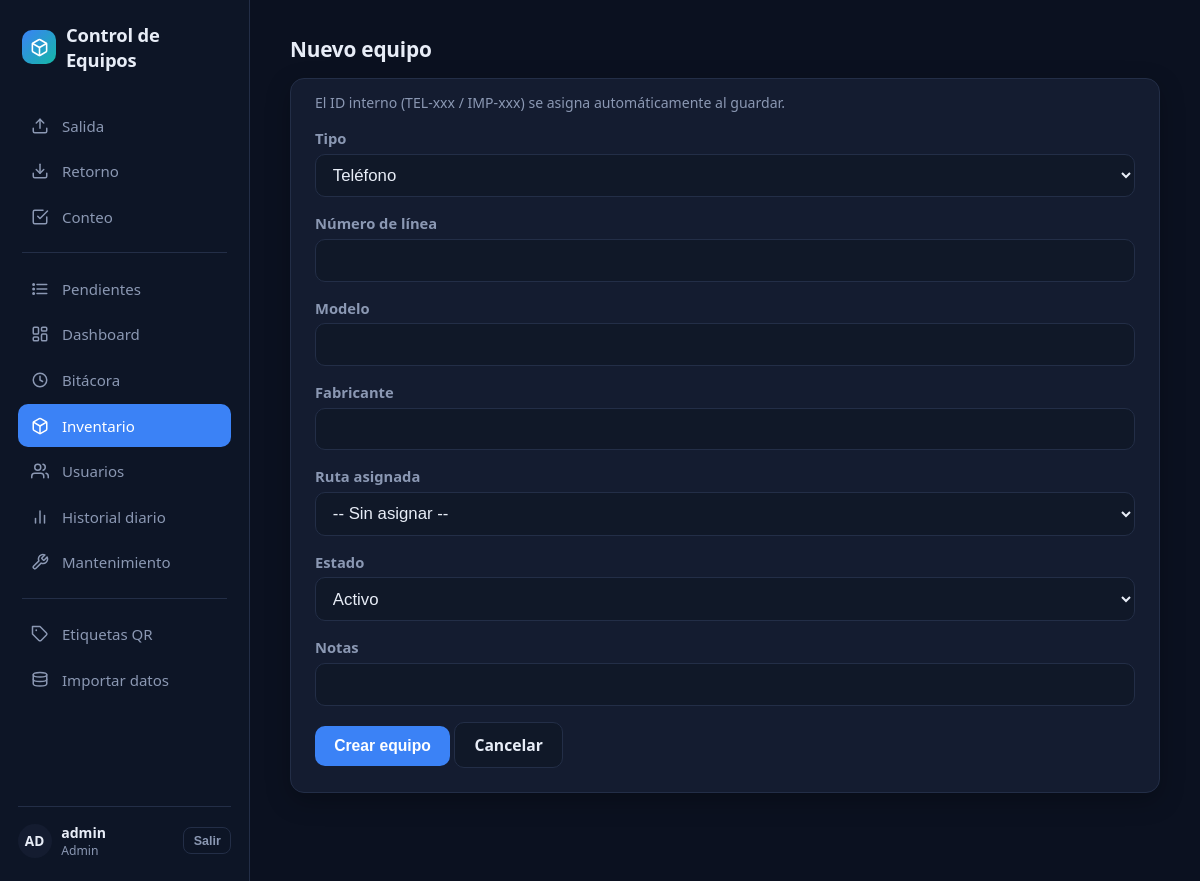
Screenshot of /inventario/nuevo (signed in) with the database file from the repository.
### tables this page shows
CREATE TABLE "usuarios" (
    id      INTEGER PRIMARY KEY AUTOINCREMENT,
    nombre  TEXT NOT NULL UNIQUE,
    activo  BOOLEAN NOT NULL DEFAULT 1
, password_hash TEXT NOT NULL DEFAULT '', rol TEXT NOT NULL DEFAULT 'operador' CHECK (rol IN ('admin','operador')));

### app/inventario.py (the view, shortened to what this page needs)
@bp.route("/nuevo", methods=["GET", "POST"])
@requiere_admin
def nuevo():
    db = get_db()
    rutas = db.execute("SELECT id, codigo FROM rutas WHERE activa = 1 ORDER BY codigo").fetchall()
    return render_template("inventario/nuevo.html", rutas=rutas)

### app/auth.py (called while the page is built)
def cargar_usuario(usuario_id: str):
    fila = get_db().execute(
        "SELECT id, nombre, rol FROM usuarios WHERE id = ? AND activo = 1", (usuario_id,)
    ).fetchone()
    return Usuario(fila["id"], fila["nombre"], fila["rol"]) if fila else None

def requiere_admin(vista):
    @wraps(vista)
    @login_required
    def envoltura(*args, **kwargs):
        if current_user.rol != "admin":
            abort(403)
        return vista(*args, **kwargs)
    return envoltura

### app/db.py (called while the page is built)
def get_db() -> sqlite3.Connection:
    if "db" not in g:
        g.db = sqlite3.connect(current_app.config["DATABASE"])
        g.db.row_factory = sqlite3.Row
        g.db.execute("PRAGMA foreign_keys = ON")
        g.db.execute("PRAGMA journal_mode = WAL")
        g.db.execute("PRAGMA busy_timeout = 5000")
    return g.db

### app/templates/inventario/nuevo.html (shortened to what this page needs)
{% extends "base.html" %}
{% block contenido %}
<h2>Nuevo equipo</h2>
<div class="tarjeta">
  <p class="ayuda">El ID interno (TEL-xxx / IMP-xxx) se asigna automáticamente al guardar.</p>
  <form method="post">
    <label for="tipo">Tipo</label>
    <select id="tipo" name="tipo" onchange="document.getElementById('campo-serial').hidden = this.value!=='impresora'; document.getElementById('campo-telefono').hidden = this.value!=='telefono';">
      <option value="telefono">Teléfono</option>
    </select>
    <div id="campo-telefono">
      <label for="numero_telefono">Número de línea</label>
      <input type="text" id="numero_telefono" name="numero_telefono">
    </div>
    <label for="modelo">Modelo</label>
    <input type="text" id="modelo" name="modelo">
    <label for="fabricante">Fabricante</label>
    <input type="text" id="fabricante" name="fabricante">
    <label for="ruta_asignada_id">Ruta asignada</label>
    <select id="ruta_asignada_id" name="ruta_asignada_id">
      <option value="">-- Sin asignar --</option>
    </select>
    <label for="estado">Estado</label>
    <select id="estado" name="estado">
      <option value="activo">Activo</option>
    </select>
    <label for="notas">Notas</label>
    <input type="text" id="notas" name="notas">
    <button type="submit">Crear equipo</button>
    <a class="boton secundario" href="{{ url_for('inventario.listado') }}">Cancelar</a>
  </form>
</div>
{% endblock %}

### app/templates/base.html (shortened to what this page needs)
<!doctype html>
<html lang="es">
<head>
</head>
<body>
{% macro icono(nombre) -%}
{% if nombre == 'salida' %}<svg viewBox="0 0 24 24" fill="none" stroke="currentColor" stroke-width="2" stroke-linecap="round" stroke-linejoin="round"><path d="M21 15v4a2 2 0 0 1-2 2H5a2 2 0 0 1-2-2v-4"/><polyline points="17 8 12 3 7 8"/><line x1="12" y1="3" x2="12" y2="15"/></svg>
{%- elif nombre == 'retorno' %}<svg viewBox="0 0 24 24" fill="none" stroke="currentColor" stroke-width="2" stroke-linecap="round" stroke-linejoin="round"><path d="M21 15v4a2 2 0 0 1-2 2H5a2 2 0 0 1-2-2v-4"/><polyline points="7 10 12 15 17 10"/><line x1="12" y1="15" x2="12" y2="3"/></svg>
{%- elif nombre == 'dashboard' %}<svg viewBox="0 0 24 24" fill="none" stroke="currentColor" stroke-width="2" stroke-linecap="round" stroke-linejoin="round"><rect x="3" y="3" width="7" height="9" rx="1.5"/><rect x="14" y="3" width="7" height="5" rx="1.5"/><rect x="14" y="12" width="7" height="9" rx="1.5"/><rect x="3" y="16" width="7" height="5" rx="1.5"/></svg>
{%- elif nombre == 'bitacora' %}<svg viewBox="0 0 24 24" fill="none" stroke="currentColor" stroke-width="2" stroke-linecap="round" stroke-linejoin="round"><circle cx="12" cy="12" r="9"/><polyline points="12 7 12 12 15.5 14"/></svg>
{%- elif nombre == 'inventario' %}<svg viewBox="0 0 24 24" fill="none" stroke="currentColor" stroke-width="2" stroke-linecap="round" stroke-linejoin="round"><path d="M21 16V8a2 2 0 0 0-1-1.73l-7-4a2 2 0 0 0-2 0l-7 4A2 2 0 0 0 3 8v8a2 2 0 0 0 1 1.73l7 4a2 2 0 0 0 2 0l7-4A2 2 0 0 0 21 16z"/><polyline points="3.27 6.96 12 12.01 20.73 6.96"/><line x1="12" y1="22.08" x2="12" y2="12"/></svg>
{%- elif nombre == 'usuarios' %}<svg viewBox="0 0 24 24" fill="none" stroke="currentColor" stroke-width="2" stroke-linecap="round" stroke-linejoin="round"><path d="M17 21v-2a4 4 0 0 0-4-4H5a4 4 0 0 0-4 4v2"/><circle cx="9" cy="7" r="4"/><path d="M23 21v-2a4 4 0 0 0-3-3.87"/><path d="M16 3.13a4 4 0 0 1 0 7.75"/></svg>
{%- elif nombre == 'etiquetas' %}<svg viewBox="0 0 24 24" fill="none" stroke="currentColor" stroke-width="2" stroke-linecap="round" stroke-linejoin="round"><path d="M20.59 13.41 13.42 20.58a2 2 0 0 1-2.83 0L2 12V2h10l8.59 8.59a2 2 0 0 1 0 2.82Z"/><circle cx="7" cy="7" r="1.2" fill="currentColor" stroke="none"/></svg>
{%- elif nombre == 'datos' %}<svg viewBox="0 0 24 24" fill="none" stroke="currentColor" stroke-width="2" stroke-linecap="round" stroke-linejoin="round"><ellipse cx="12" cy="5" rx="9" ry="3"/><path d="M3 5v6c0 1.66 4 3 9 3s9-1.34 9-3V5"/><path d="M3 11v6c0 1.66 4 3 9 3s9-1.34 9-3v-6"/></svg>
{%- elif nombre == 'historial-diario' %}<svg viewBox="0 0 24 24" fill="none" stroke="currentColor" stroke-width="2" stroke-linecap="round" stroke-linejoin="round"><line x1="18" y1="20" x2="18" y2="10"/><line x1="12" y1="20" x2="12" y2="4"/><line x1="6" y1="20" x2="6" y2="14"/></svg>
{%- elif nombre == 'conteo' %}<svg viewBox="0 0 24 24" fill="none" stroke="currentColor" stroke-width="2" stroke-linecap="round" stroke-linejoin="round"><path d="M9 11l3 3L22 4"/><path d="M21 12v7a2 2 0 0 1-2 2H5a2 2 0 0 1-2-2V5a2 2 0 0 1 2-2h11"/></svg>
{%- elif nombre == 'pendientes' %}<svg viewBox="0 0 24 24" fill="none" stroke="currentColor" stroke-width="2" stroke-linecap="round" stroke-linejoin="round"><line x1="8" y1="6" x2="21" y2="6"/><line x1="8" y1="12" x2="21" y2="12"/><line x1="8" y1="18" x2="21" y2="18"/><circle cx="3.5" cy="6" r="1" fill="currentColor"/><circle cx="3.5" cy="12" r="1" fill="currentColor"/><circle cx="3.5" cy="18" r="1" fill="currentColor"/></svg>
{%- elif nombre == 'mantenimiento' %}<svg viewBox="0 0 24 24" fill="none" stroke="currentColor" stroke-width="2" stroke-linecap="round" stroke-linejoin="round"><path d="M14.7 6.3a1 1 0 0 0 0 1.4l1.6 1.6a1 1 0 0 0 1.4 0l3.77-3.77a6 6 0 0 1-7.94 7.94l-6.91 6.91a2.12 2.12 0 0 1-3-3l6.91-6.91a6 6 0 0 1 7.94-7.94l-3.76 3.76z"/></svg>
{%- endif %}
{%- endmacro %}
<div class="app-shell">
  {% if current_user.is_authenticated %}
  <aside class="sidebar">
    <a class="marca" href="{{ url_for('escaneo.salida') }}">
      <span class="icono-marca">
      </span>
      Control de Equipos
    </a>
    <nav>
      <a href="{{ url_for('escaneo.salida') }}" class="{{ 'activo' if request.endpoint == 'escaneo.salida' }}">{{ icono('salida') }}<span>Salida</span></a>
      <a href="{{ url_for('escaneo.retorno') }}" class="{{ 'activo' if request.endpoint == 'escaneo.retorno' }}">{{ icono('retorno') }}<span>Retorno</span></a>
      <a href="{{ url_for('conteo.ver') }}" class="{{ 'activo' if request.endpoint and request.endpoint.startswith('conteo.') }}">{{ icono('conteo') }}<span>Conteo</span></a>
      {% if current_user.rol == 'admin' %}
      <div class="separador"></div>
      <a href="{{ url_for('pendientes.ver') }}" class="{{ 'activo' if request.endpoint == 'pendientes.ver' }}">{{ icono('pendientes') }}<span>Pendientes</span></a>
      <a href="{{ url_for('dashboard.ver') }}" class="{{ 'activo' if request.endpoint == 'dashboard.ver' }}">{{ icono('dashboard') }}<span>Dashboard</span></a>
      <a href="{{ url_for('bitacora.ver') }}" class="{{ 'activo' if request.endpoint == 'bitacora.ver' }}">{{ icono('bitacora') }}<span>Bitácora</span></a>
      <a href="{{ url_for('inventario.listado') }}" class="{{ 'activo' if request.endpoint and request.endpoint.startswith('inventario.') }}">{{ icono('inventario') }}<span>Inventario</span></a>
      <a href="{{ url_for('usuarios.listado') }}" class="{{ 'activo' if request.endpoint and request.endpoint.startswith('usuarios.') }}">{{ icono('usuarios') }}<span>Usuarios</span></a>
      <a href="{{ url_for('historial.ver') }}" class="{{ 'activo' if request.endpoint == 'historial.ver' }}">{{ icono('historial-diario') }}<span>Historial diario</span></a>
      <a href="{{ url_for('mantenimiento.ver') }}" class="{{ 'activo' if request.endpoint and request.endpoint.startswith('mantenimiento.') }}">{{ icono('mantenimiento') }}<span>Mantenimiento</span></a>
      <div class="separador"></div>
      <a href="{{ url_for('etiquetas.ver') }}" class="{{ 'activo' if request.endpoint and request.endpoint.startswith('etiquetas.') }}">{{ icono('etiquetas') }}<span>Etiquetas QR</span></a>
      <a href="{{ url_for('datos.ver') }}" class="{{ 'activo' if request.endpoint and request.endpoint.startswith('datos.') }}">{{ icono('datos') }}<span>Importar datos</span></a>
      {% endif %}
    </nav>
    <div class="usuario-box">
      <div class="avatar">{{ current_user.nombre[:2]|upper }}</div>
      <div class="datos">
        <div class="nombre">{{ current_user.nombre }}</div>
        <div class="rol">{{ 'Admin' if current_user.rol == 'admin' else 'Operador' }}</div>
      </div>
      <form method="post" action="{{ url_for('auth.logout') }}">
        <button type="submit" class="secundario">Salir</button>
      </form>
    </div>
  </aside>
  {% endif %}
  <div class="main-area">
    <main class="{{ '' if current_user.is_authenticated else 'centrado' }}">
      {% block contenido %}{% endblock %}
    </main>
  </div>
</div>
</body>
</html>

### app/templates/base.html (style rules this page uses)
:root { color-scheme: dark; --bg: #0b1120; --bg-sidebar: #0d1526; --bg-card: #141c30; --bg-card-soft: #101828; --border: #232e47; --text: #e8edf7; --text-muted: #8b98b3; --accent: #3b82f6; --accent-dark: #2563eb; --teal: #14b8a6; --amber: #f59e0b; --red: #ef4444; --green: #22c55e; --blue: #3b82f6; --radius: 14px; }
* { box-sizing: border-box; }
body { font-family: "Segoe UI", system-ui, -apple-system, Arial, sans-serif; margin: 0; background: var(--bg); color: var(--text); -webkit-font-smoothing: antialiased; }
a { color: inherit; }
.app-shell { display: flex; min-height: 100vh; }
.sidebar { width: 250px; flex-shrink: 0; background: var(--bg-sidebar); border-right: 1px solid var(--border); display: flex; flex-direction: column; padding: 1.4rem 1.1rem; }
.sidebar .marca { display: flex; align-items: center; gap: 0.6rem; font-weight: 800; font-size: 1.15rem; letter-spacing: -0.01em; text-decoration: none; color: var(--text); margin-bottom: 2rem; padding: 0 0.3rem; }
.sidebar .marca .icono-marca { width: 34px; height: 34px; border-radius: 10px; background: linear-gradient(135deg, var(--accent), var(--teal)); display: flex; align-items: center; justify-content: center; flex-shrink: 0; }
.sidebar nav { display: flex; flex-direction: column; gap: 0.2rem; flex: 1; }
.sidebar nav a { display: flex; align-items: center; gap: 0.8rem; padding: 0.7rem 0.85rem; border-radius: 10px; color: var(--text-muted); text-decoration: none; font-size: 0.94rem; font-weight: 500; transition: background 0.12s, color 0.12s; }
.sidebar nav a svg { width: 18px; height: 18px; flex-shrink: 0; }
.sidebar nav a.activo { background: var(--accent); color: white; }
.sidebar nav .separador { height: 1px; background: var(--border); margin: 0.7rem 0.3rem; }
.sidebar .usuario-box { border-top: 1px solid var(--border); padding-top: 1rem; margin-top: 1rem; display: flex; align-items: center; gap: 0.6rem; }
.sidebar .usuario-box .avatar { width: 34px; height: 34px; border-radius: 50%; background: var(--bg-card); display: flex; align-items: center; justify-content: center; font-weight: 700; font-size: 0.85rem; flex-shrink: 0; color: var(--text); }
.sidebar .usuario-box .datos { flex: 1; min-width: 0; }
.sidebar .usuario-box .nombre { font-size: 0.88rem; font-weight: 600; white-space: nowrap; overflow: hidden; text-overflow: ellipsis; }
.sidebar .usuario-box .rol { font-size: 0.76rem; color: var(--text-muted); }
.sidebar .usuario-box button { background: transparent; border: 1px solid var(--border); color: var(--text-muted); padding: 0.35rem 0.6rem; font-size: 0.78rem; border-radius: 8px; }
.main-area { flex: 1; min-width: 0; }
main { padding: 2.2rem 2.5rem 4rem; max-width: 1180px; margin: 0 auto; }
h1, h2, h3 { font-weight: 700; letter-spacing: -0.01em; }
h2 { font-size: 1.3rem; margin: 0 0 0.9rem; }
.tarjeta { background: var(--bg-card); border: 1px solid var(--border); border-radius: var(--radius); padding: 1.5rem; box-shadow: 0 8px 24px rgba(0,0,0,0.25); margin-bottom: 1.5rem; }
label { font-weight: 600; display: block; margin-bottom: 0.35rem; font-size: 0.92rem; color: var(--text-muted); }
input[type=text], input[type=password], input[type=date], input[type=number], select { font-size: 1.05rem; padding: 0.65rem 0.8rem; width: 100%; background: var(--bg-card-soft); border: 1px solid var(--border); color: var(--text); border-radius: 10px; margin-bottom: 1rem; outline: none; transition: border-color 0.12s; }
select { appearance: auto; }
button, .boton { font-size: 0.98rem; font-weight: 600; padding: 0.7rem 1.2rem; border-radius: 10px; border: none; background: var(--accent); color: white; cursor: pointer; text-decoration: none; display: inline-block; transition: background 0.12s, transform 0.05s; }
button.secundario, .boton.secundario { background: var(--bg-card-soft); color: var(--text); border: 1px solid var(--border); }
.ayuda { color: var(--text-muted); font-size: 0.88rem; margin-top: -0.6rem; margin-bottom: 1rem; }

### rows the page displays
usuarios: nombre "AD", nombre "admin", rol "Admin"
